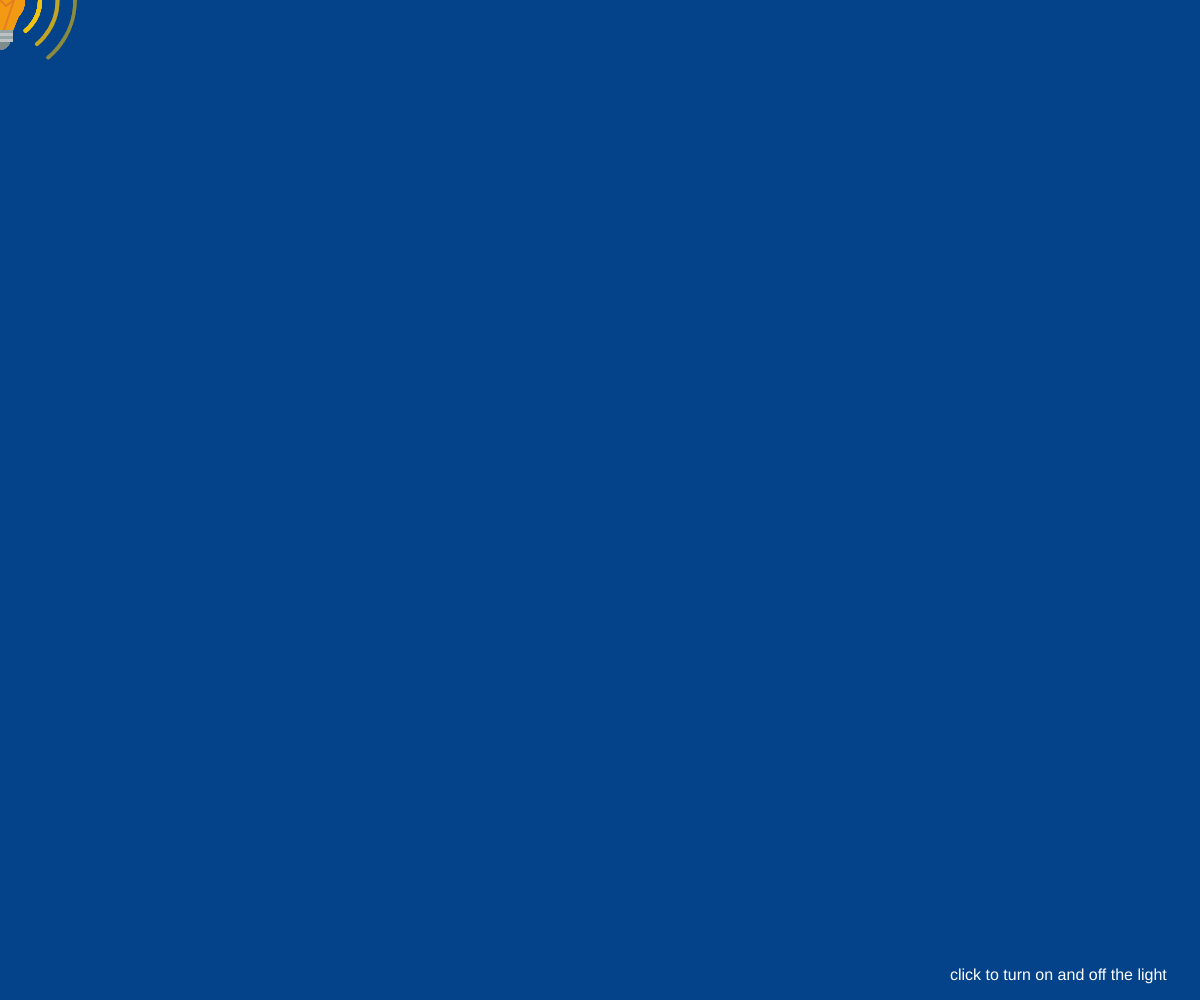
Frame 1 (no input)
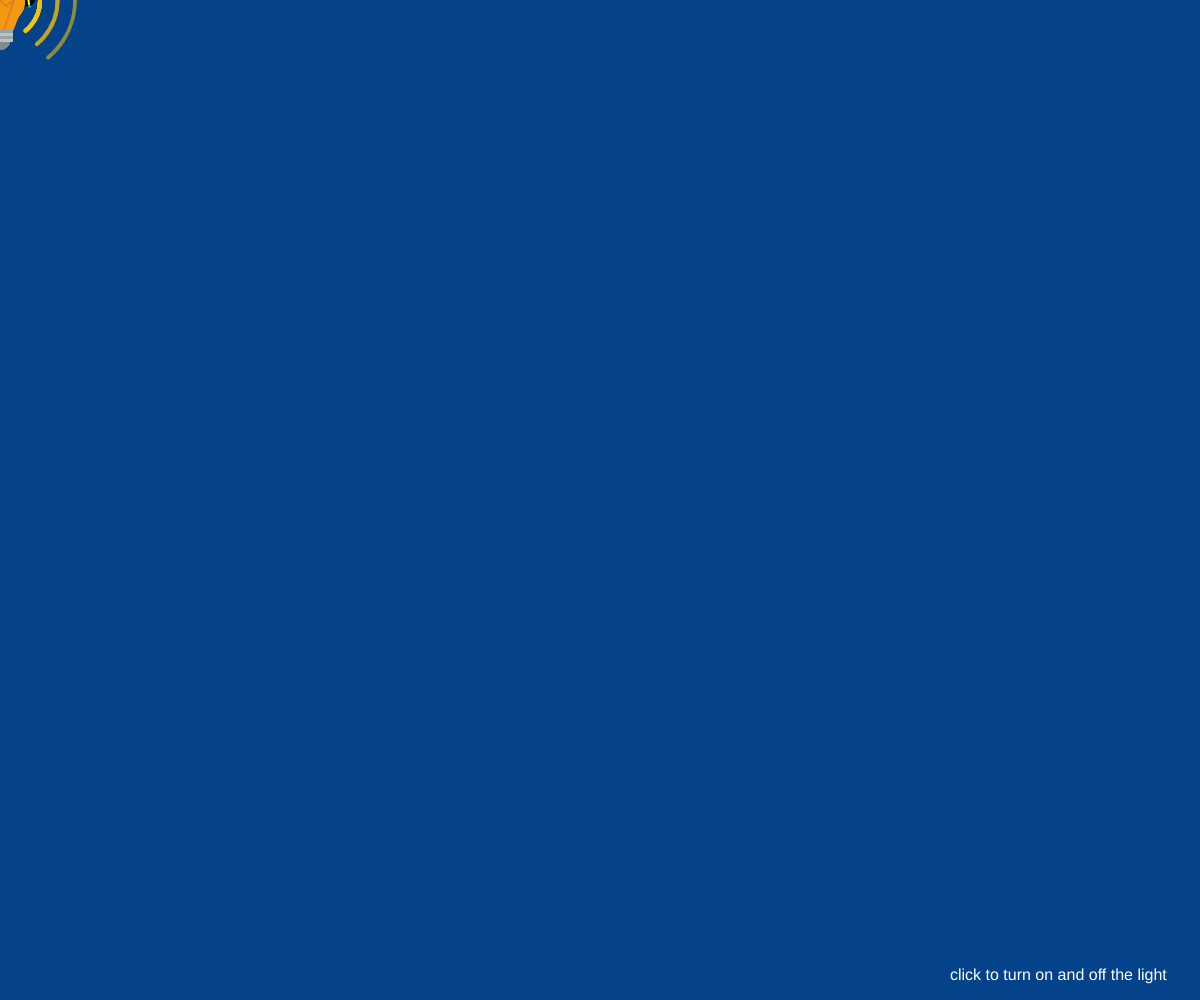
Frame 60 (no input)
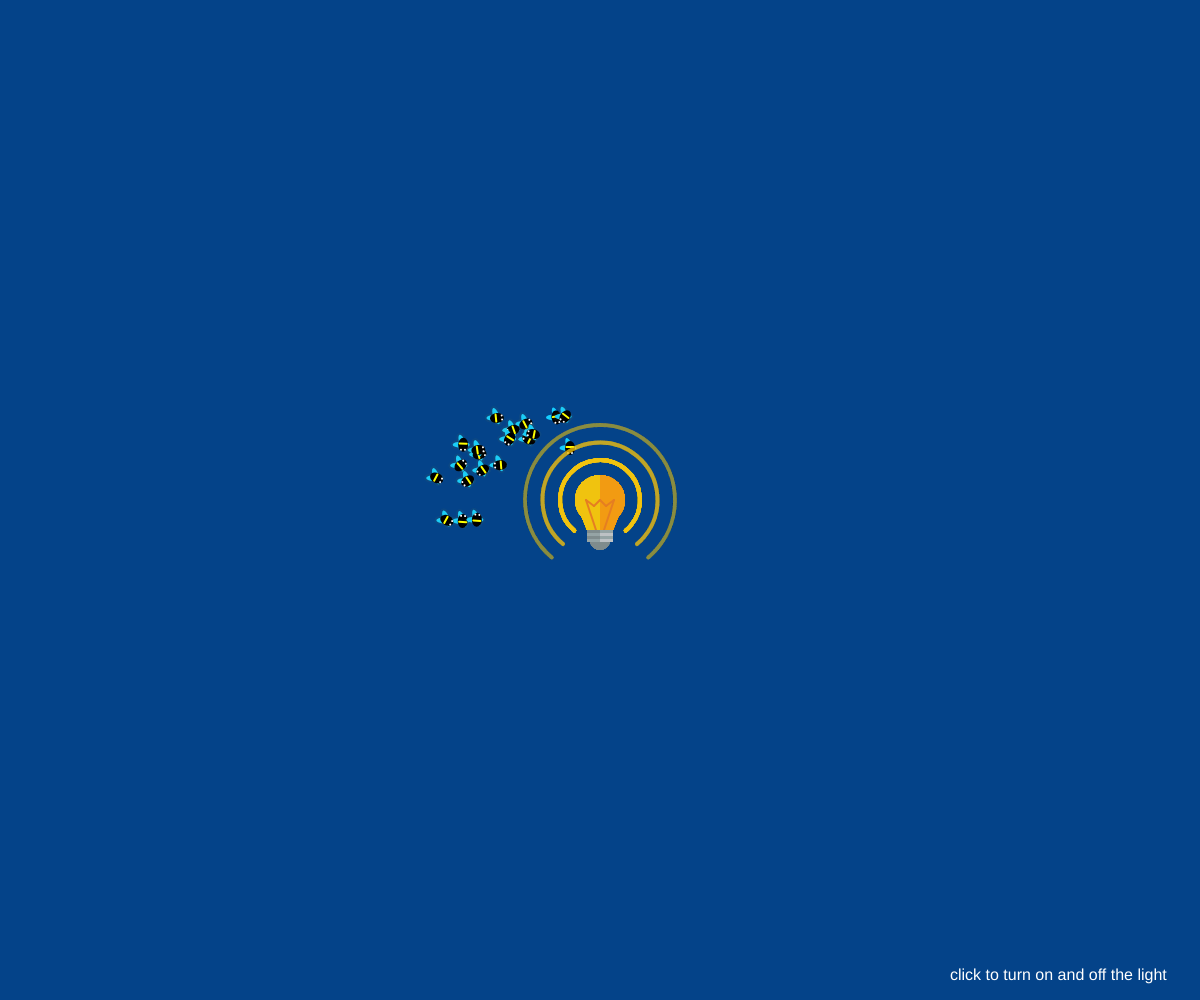
Frame 120 (the mouse pressed at the canvas centre since frame 60)

The p5.js sketch that drew these frames (run headless with seeded random() and noise() and a simulated clock; from frame 60 on, the mouse is pressed at the canvas centre):

// p5.js sketch
// ── sketch.js
var x = [],
  y = [],
  insectNum = 20,
  insectBody = 20;

var LightBullOn;
var LightBullOff;
var LightSign;

var k = 0;

for (var i = 0; i < insectNum; i++) {
  x[i] = 0;
  y[i] = 0;
}

function setup() {
  createCanvas(windowWidth, windowHeight);
  strokeWeight(20);
  stroke(0);
  textFont('Helvetica')

}

function mouseClicked() {

  if(k==1){
    k=0;
  }else if(k==0){
    k=1;
  }
  console.log(k);
}

function draw() {

  if (k == 0) {
    background('#044389');
    dragInsect(0, mouseX, mouseY);
    for (var i = 0; i < x.length - 1; i++) {
      dragInsect(i + 1, x[i], y[i]);
    LightBullOn = new  lightBull(mouseX, mouseY, 50, color(242, 155, 18), color(240, 195,15), color(229, 126, 34));
    LightSign = new  light(mouseX, mouseY, 7);
    }
  } else if (k == 1) {
    background('#29335C');
    randomInsect(0, random(), random());
    for (var i = 0; i < x.length - 1; i++) {
      randomInsect(i + 1, x[i], y[i]);
      LightBullOff = new  lightBull(mouseX, mouseY, 50, color(24, 170, 234), color(20, 206, 237), color(36, 139, 244));
    }
  }

    fill('white');
    noStroke();
    textSize(16);
    text('click to turn on and off the light',windowWidth-250, windowHeight-20);
}

function dragInsect(i, xin, yin) {
  var dx = xin - x[i];
  var dy = yin - y[i];
  var angle = atan2(dy, dx);
  x[i] = xin - cos(angle) * insectBody * random(0, 4);
  y[i] = yin - sin(angle) * insectBody * random(0, 4);
  Insect(x[i], y[i], angle);
}

function randomInsect(i, xin, yin) {
  var dx = xin - x[i];
  var dy = yin - y[i];
  var angle = atan2(dy, dx);
  x[i] = random(0, width);
  y[i] = random(0, height);
  Insect(x[i], y[i], angle);
}


function Insect(x, y, a) {
  push();
  translate(x - 30, y - 30);
  rotate(70);
  fill('#14ceff');
  ellipse(-2, 0, 17, 6);
  rotate(-70);
  ellipse(-2, 0, 17, 6);
  pop();

  angleMode(DEGREES);
  push();
  translate(x - 30, y - 30);
  noStroke();

  rotate(a);
  fill(0);
  ellipse(0, 0, 14, 10);

  fill('white');
  noStroke();
  ellipse(+5, -2, 2, 2);
  ellipse(+5, +2, 2, 2);

  stroke('yellow');
  strokeWeight(2);
  noFill();
  line(-1, 3.5, -1, -3.5)
  pop();



}

function lightBull(x, y, diameter, color1 , color2, color3) {
  angleMode(DEGREES);
  noStroke();
  fill(color2);
  arc(x, y, diameter, diameter, 90, 270, PIE);
  quad(x,y,x-25,y,x-13,y+30, x,y+30);

  fill(color1);
  arc(x, y, diameter, diameter, 270, 90, PIE);
  quad(x,y,x+25,y,x+13,y+30, x,y+30);

  noFill();
  strokeWeight(2);
  stroke(color3);
  line(x+4,y+30,x+14,y);
  line(x-4,y+30,x-14,y);
  line(x-14,y,x-6,y+6);
  line(x,y,x-6,y+6);
  line(x+14,y,x+6,y+6);
  line(x,y,x+6,y+6);

  noStroke();
  fill(127, 140, 141);
  arc(x,y+40,20,20,0,180,PIE);
  rect(x - 13, y + 30, 13, 3);
  rect(x - 13, y + 36, 13, 3);

  fill(149, 164, 165);
  rect(x - 13, y + 33, 13, 3);
  rect(x - 13, y + 39, 13, 3);
  rect(x, y + 30, 13, 3);
  rect(x, y + 36, 13, 3);

  fill(189, 194, 197);
  rect(x, y + 33, 13, 3);
  rect(x, y + 39, 13, 3);
}

function light(x, y){
  noFill();
  strokeWeight(4);
  stroke(240, 195,15, 90);
  arc(x, y, 80, 80, 130, 50);
  stroke(240, 195,15, 20);
  arc(x, y, 115, 115, 130, 50);
  stroke(240, 195,15, 10);
  arc(x, y, 150, 150, 130, 50);
}


function windowResized() {
  resizeCanvas(windowWidth, windowHeight);
}
